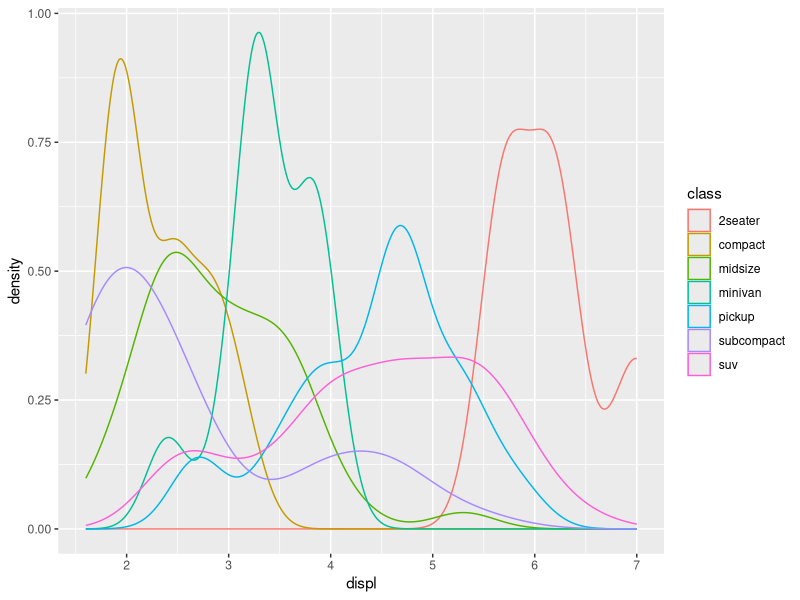
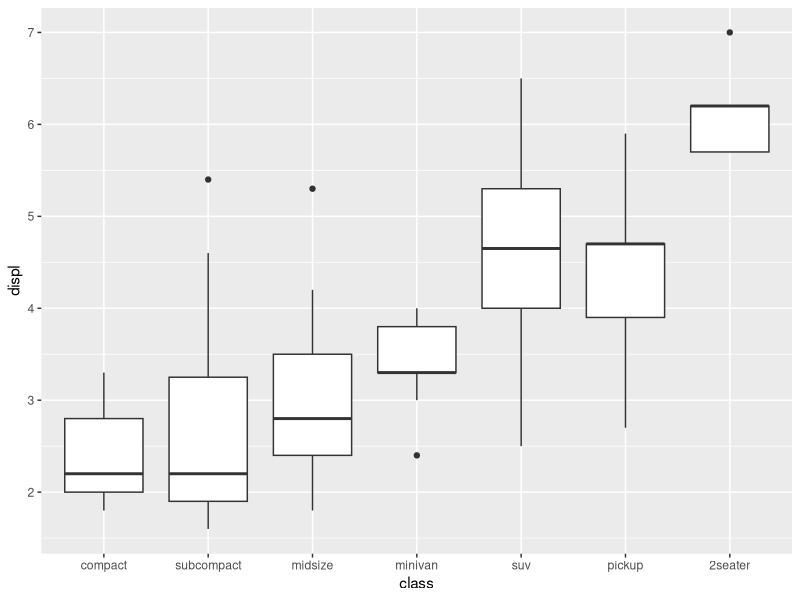
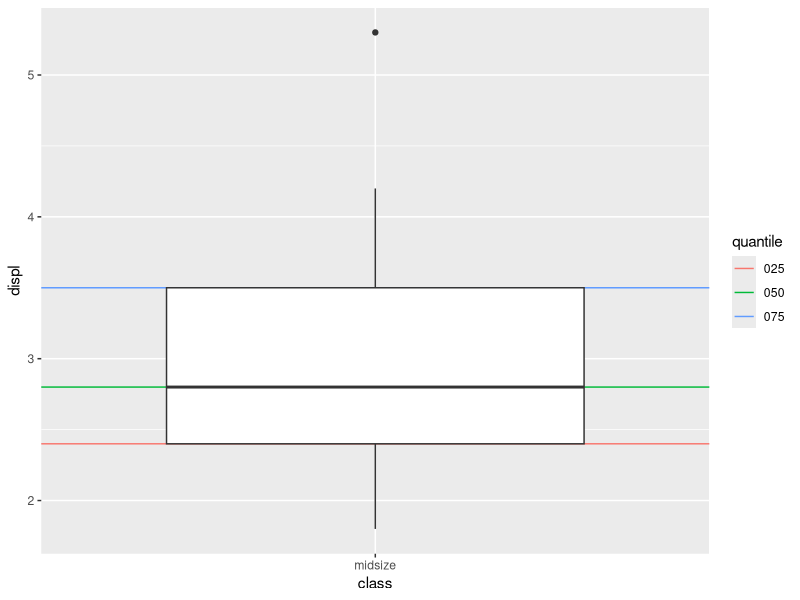
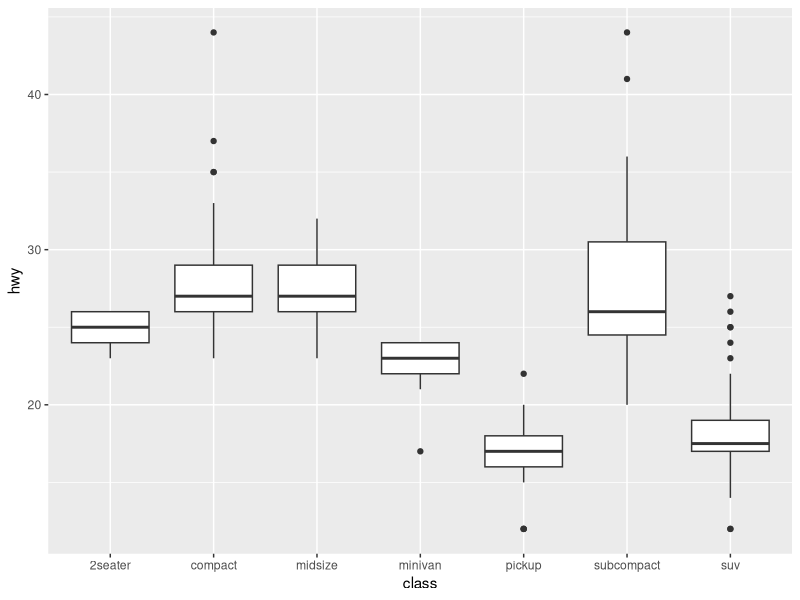

The R script that drew these images, in order: (Note: this script raises an error after producing the figures.)
## ---- chunk 1
# knitr options
knitr::opts_chunk$set(echo = TRUE)
## ---- chunk 2
library(tidyverse)

## ---- chunk 3
## NOTE: No need to modify
# Density plot
mpg %>%
  ggplot(aes(displ, color = class)) +
  geom_density()
## ---- chunk 4
## NOTE: No need to modify
# Boxplot
mpg %>%
  mutate(class = fct_reorder(class, displ)) %>% 
  ggplot(aes(x = class, y = displ)) +
  geom_boxplot()
## ---- chunk 5
## NOTE: No need to edit
mpg %>% 
  filter(class == "midsize") %>% 
  
  ggplot(aes(x = class, y = displ)) +
  geom_hline(
    data = . %>%
      # Compute the quartiles
      summarize(
        displ_025 = quantile(displ, 0.25),
        displ_050 = quantile(displ, 0.50),
        displ_075 = quantile(displ, 0.75),
      ) %>%
      # Reshape the data for plotting
      pivot_longer(
        cols = contains("displ"),
        names_sep = "_",
        names_to = c(".value", "quantile")
      ),
    mapping = aes(yintercept = displ, color = quantile)
  ) +
  geom_boxplot()
## ---- chunk 6
## TASK: Edit this code to reorder `class` according to `hwy`
mpg %>%
  ggplot(aes(x = class, y = hwy)) +
  geom_boxplot()
## ---- chunk 7
diamonds %>%
  ## TODO: Use mutate to add the column `carat_cut`
  ggplot(aes(x = carat_cut, y = price)) +
  geom_boxplot()
## ---- chunk 8
mpg %>%
  ggplot(aes(class, displ)) +
  geom_boxplot() +
  coord_flip()
## ---- chunk 9
mpg %>%
  ggplot(aes(manufacturer, hwy)) +
  geom_boxplot()
